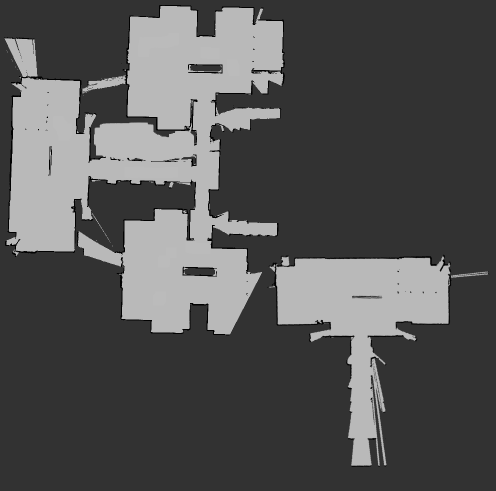
//> input picture xls/1.png, 992 x 982 px (shown at 1/2 size)
$ ./xls   (built with g++ and OpenCV 4)
//> lines starting //> are read from the running program, lines starting //| are printed output that depends on the picture; after the words box and inside, x2 and y2 are one past the last pixel; in counts of white or black regions, pixels touching at a corner belong together

#include <stdio.h>
#include <opencv2/opencv.hpp>


#define COST_OBS_ROS 200

#define POT_HIGH 1.0e10

using namespace cv;
using namespace std;

struct CellData{
CellData(unsigned int i,unsigned int x, unsigned int y,unsigned int sx, unsigned int sy) :
    index_(i) ,x(x), y(y),src_x(sx), src_y(sy)
    {
    }
    unsigned int index_;
    unsigned int x, y;
    unsigned int src_x, src_y;
};

typedef struct UseList
{
	Point current_point;
    double gradient;
	UseList* father;

	UseList(Point point)
	{
		this->current_point = point;
		this->gradient = 0 ;
		this->father = NULL;
	}
	UseList(Point point,double gradient,UseList* father)
	{
		this->current_point = point;
		this->gradient = gradient;
		this->father = father;
	}
}UseList;


int main(int argc, char** argv)
{
    Mat image = imread("1.png",IMREAD_GRAYSCALE);
//> image is the input picture: 982 rows x 992 cols, CV_8UC1; min 1, max 188, mean 84.8
    cv::Mat src(image.rows,image.cols,CV_8UC1);
    cv::Mat gravitation;

    gravitation = image.clone();

    std::deque<CellData> inflation_queue;

    bool* seen_ = new bool[image.rows*image.cols];
    memset(seen_, false, image.rows*image.cols * sizeof(bool));

    double color_avg,occ;
    unsigned char value;

    for(int i = 0; i < image.rows; i++) //遍历行
    {
      for (int j = 0; j < image.cols; j++) //遍历列
      {
        color_avg = image.at<uchar>( i, j );

        occ = (255 - color_avg) / 255.0;

        if( occ > 0.9 )
        {
          value = 254;
        }
        else if(occ < 0.55)
        {
          value = 0;
        }
        else
        {
          value = -1;
        }

        src.at<uchar>( i, j ) = value;
      }
    }
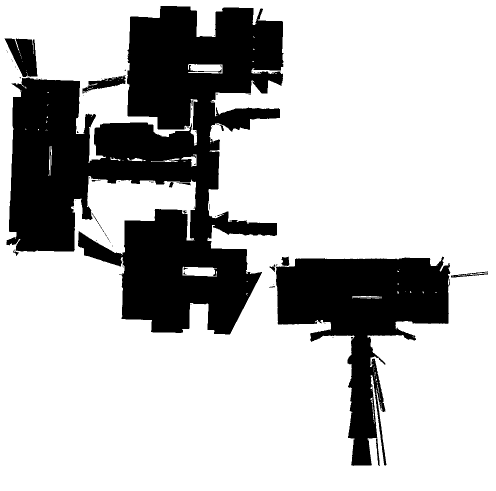
//> src: 982 rows x 992 cols, CV_8UC1 (shown at 1/2 size); min 0, max 255, mean 188.1
//> after the loop, color_avg = 50; occ = 0.804; value = 255


    inflation_queue.clear();

    for(int i=1;i<src.rows-1;i++){
        for(int j=1;j<src.cols-1;j++){
            if(src.at<uchar>(i, j) > 0)
            {
                int u,d,l,r;
                if( src.at<uchar>(i, j) == 255)
                {
                    seen_[i*src.cols + j] = true;
                    continue;
                }

                l = src.at<uchar>(i, j-1);
                r = src.at<uchar>(i, j+1);
                u = src.at<uchar>(i-1, j);
                d = src.at<uchar>(i+1, j);

                if(l == 0 || r == 0 || u == 0 || d == 0)
                {
                  inflation_queue.push_back(CellData((i*src.cols + j),i,j,i,j));
                }

                if(l > 0 && r > 0 && u > 0 && d > 0)
                {
                  seen_[i*src.cols + j] = true;
                }
            }
        }
    }
//> after the loop, inflation_queue = 5178 items


    while (!inflation_queue.empty())
    {
        const CellData& current_cell = inflation_queue.front();

        unsigned int index = current_cell.index_;
        unsigned int mx = current_cell.x;
        unsigned int my = current_cell.y;
        unsigned int sx = current_cell.src_x;
        unsigned int sy = current_cell.src_y;
        float distance = sqrt((mx-sx)*(mx-sx)+(my-sy)*(my-sy));

        inflation_queue.pop_front();

        if (seen_[index])
        {
            continue;
        }

        seen_[index] = true;

        unsigned char cost = 254 - (5*distance);
        src.at<uchar>(mx, my) = cost;

        if(mx > 0 && distance < 50 && !seen_[(mx - 1)*src.cols + my])
            inflation_queue.push_back(CellData(((mx - 1)*src.cols + my),mx - 1 ,my,sx,sy));

        if(my > 0 && distance < 50 && !seen_[mx*src.cols + my - 1])
            inflation_queue.push_back(CellData((mx*src.cols + my - 1),mx ,my - 1,sx,sy));

        if(mx < src.rows && distance < 50 && !seen_[(mx + 1)*src.cols + my])
            inflation_queue.push_back(CellData(((mx + 1)*src.cols + my),mx + 1 ,my,sx,sy));

        if(my < src.cols && distance < 50 && !seen_[mx*src.cols + my + 1])
            inflation_queue.push_back(CellData((mx*src.cols + my + 1),mx ,my + 1,sx,sy));
    }
//> this loop made 498811 passes
//> (index, mx, my, sx, sy) on passes 1 to 12: (11233, 11, 321, 11, 321), (11234, 11, 322, 11, 322), (11235, 11, 323, 11, 323), (11236, 11, 324, 11, 324), (11238, 11, 326, 11, 326), (11241, 11, 329, 11, 329), (11242, 11, 330, 11, 330), (11243, 11, 331, 11, 331), (11244, 11, 332, 11, 332), (11245, 11, 333, 11, 333), (11246, 11, 334, 11, 334), (11247, 11, 335, 11, 335)
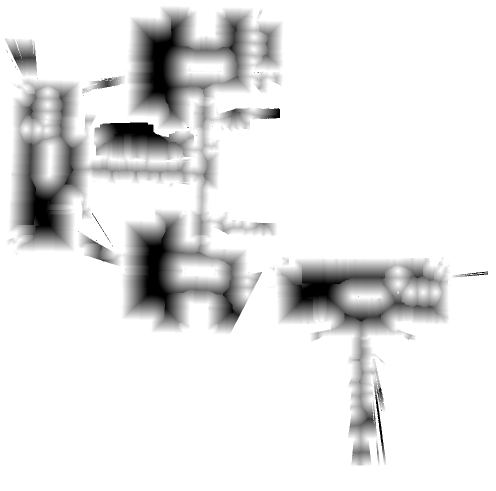
//> src: 982 rows x 992 cols, CV_8UC1 (shown at 1/2 size); min 0, max 255, mean 229.3

    for(int i = 0; i < src.rows; i++) //遍历行
    {
      for (int j = 0; j < src.cols; j++) //遍历列
      {
        if(src.at<uchar>( i, j ) >= COST_OBS_ROS)
          src.at<uchar>( i, j ) = -1;

        if(src.at<uchar>( i, j ) == 0)
          src.at<uchar>( i, j ) = 3;
      }
    }
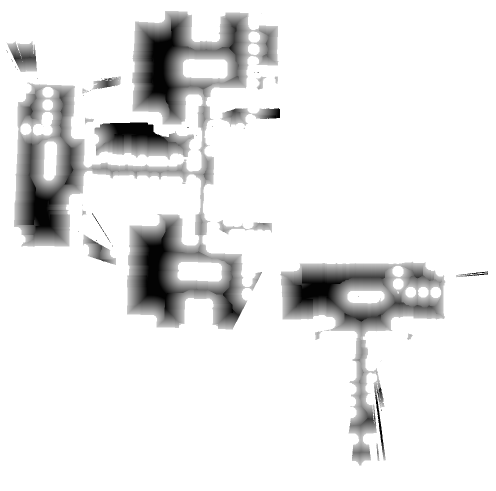
//> src: 982 rows x 992 cols, CV_8UC1 (shown at 1/2 size); 10.63% of pixels changed, all inside (x1, y1, x2, y2) = (8, 10, 979, 934)

    vector<UseList*> openList;

    Point start(397,579);
    Point end(547,59);

    UseList *startPos = new UseList(start);
	UseList *endPos = new UseList(end);

    UseList *open_point;


    openList.push_back(startPos);

    memset(seen_, false, image.rows*image.cols * sizeof(bool));

    seen_[start.y*src.cols + start.x] = true;

    while (!openList.empty())
    {
        open_point = openList[0];

        openList.erase(openList.begin());

        for(int x=open_point->current_point.x-1;x<=open_point->current_point.x+1;x++)
        {
            for(int y=open_point->current_point.y-1;y<=open_point->current_point.y+1;y++)
            {
                if(x >= 0 && x <= src.cols && y >= 0 && y <= src.rows && src.at<uchar>(Point(x, y)) < COST_OBS_ROS)
                {
                    UseList * point;
                    if(seen_[y*src.cols + x])
                    {
                        for (int i = 0;i < openList.size();i++)
                        {
                            if (openList.at(i)->current_point.x == x && openList.at(i)->current_point.y == y)
                            {
                                if((open_point->gradient  +  src.at<uchar>(Point(x, y)) )  <=  openList.at(i)->gradient)
                                {
                                    openList.at(i)->father = open_point;
                                    openList.at(i)->gradient = open_point->gradient + src.at<uchar>(Point(x, y));
                                    break;
                                }
                            }
                        }
                    }
                    else
                    {
                        point = new UseList(Point(x,y), (open_point->gradient +  src.at<uchar>(Point(x, y)) ),open_point);
                        openList.push_back(point);
                        seen_[y*src.cols + x] = true;
                    }
                }
            }
        }

        if(open_point->current_point.x == end.x && open_point->current_point.y == end.y)
          break;

        circle(image, Point(open_point->current_point.x,open_point->current_point.y), 3,Scalar(0,0,0),-1);


    }
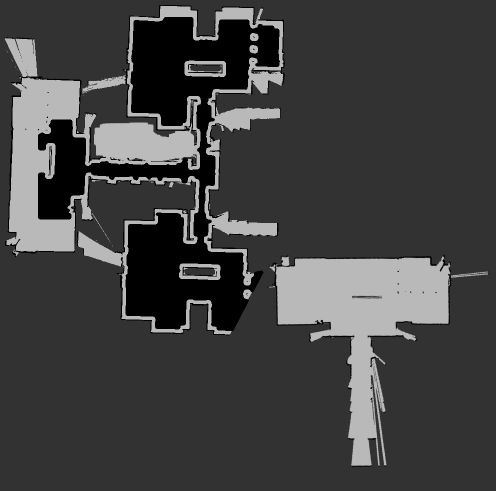
//> image: 982 rows x 992 cols, CV_8UC1 (shown at 1/2 size); 10.67% of pixels changed, all inside (x1, y1, x2, y2) = (76, 34, 560, 663)


    while (open_point->father != NULL )
    {

        circle(src, Point(open_point->current_point.x,open_point->current_point.y), 0,Scalar(255,255,255),-1);

        open_point = open_point->father;

    }
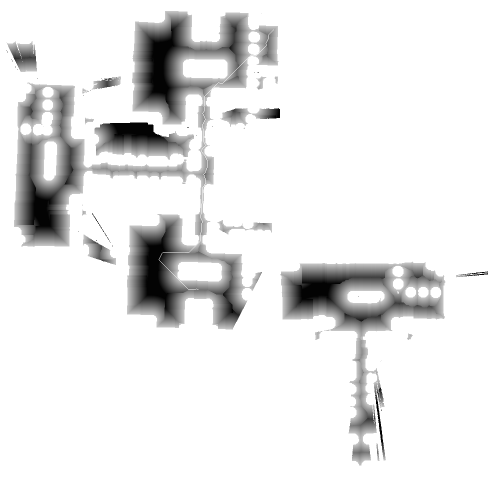
//> src: 982 rows x 992 cols, CV_8UC1 (shown at 1/2 size); 0.06% of pixels changed, all inside (x1, y1, x2, y2) = (317, 59, 548, 580)


    imshow("src",src);

    imwrite("src.png", src);

    waitKey(0);

    return 0;
//> (the program exits here)
